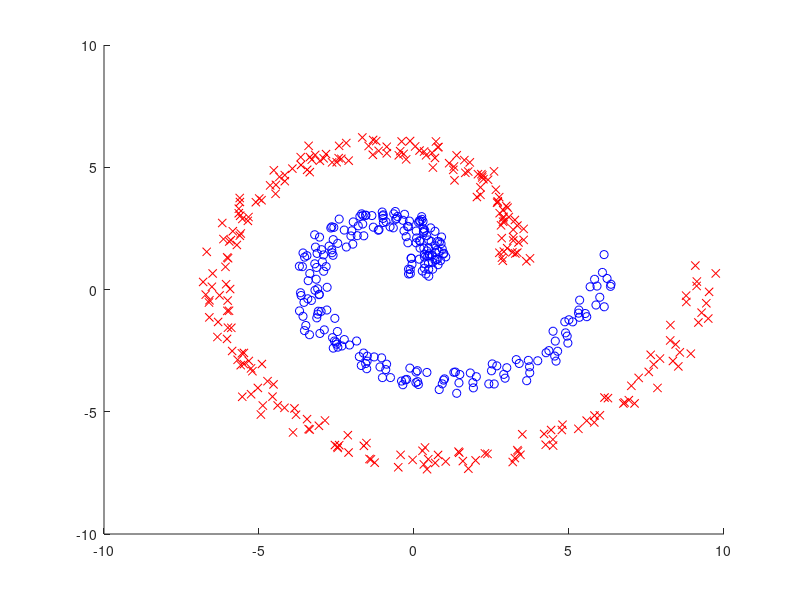

This chart was generated by the following MATLAB code:
n=500; c=2; k=10; t=randperm(n); a=linspace(0,2*pi,n/2)';
x=[a.*cos(a) a.*sin(a); (a+pi).*cos(a) (a+pi).*sin(a)];
x=x+rand(n,2); x=x-repmat(mean(x),[n,1]); x2=sum(x.^2,2);
d=repmat(x2,1,n)+repmat(x2',n,1)-2*x*x'; [p,i]=sort(d);
W=sparse(d<=ones(n,1)*p(k+1,:)); W=(W+W'~=0);
D=diag(sum(W,2)); L=D-W; [z,v]=eigs(L,D,c-1,'sm');

m=z(t(1:c),:); s0(1:c,1)=inf; z2=sum(z.^2,2);
for o=1:1000
  m2=sum(m.^2,2) ;
  [u,y]=min(repmat(m2,1,n)+repmat(z2',c,1)-2*m*z');
  for t=1:c
    m(t,:)=mean(z(y==t,:)); s(t,1)=mean(d(y==t));
  end
  if norm(s-s0)<0.001, break, end
  s0=s;
end

figure(1); clf; hold on; axis([-10 10 -10 10])
plot(x(y==1,1),x(y==1,2),'bo');
plot(x(y==2,1),x(y==2,2),'rx');
